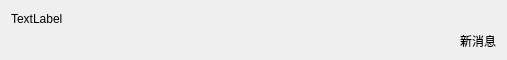
<?xml version="1.0" encoding="UTF-8"?>
<ui version="4.0">
 <class>UserItemWidgetClass</class>
 <widget class="QWidget" name="UserItemWidgetClass">
  <property name="geometry">
   <rect>
    <x>0</x>
    <y>0</y>
    <width>507</width>
    <height>60</height>
   </rect>
  </property>
  <property name="minimumSize">
   <size>
    <width>0</width>
    <height>60</height>
   </size>
  </property>
  <property name="maximumSize">
   <size>
    <width>16777215</width>
    <height>60</height>
   </size>
  </property>
  <property name="windowTitle">
   <string>UserItemWidget</string>
  </property>
  <layout class="QVBoxLayout" name="verticalLayout">
   <item>
    <layout class="QHBoxLayout" name="horizontalLayout">
     <item>
      <widget class="QLabel" name="nameLabel">
       <property name="text">
        <string>TextLabel</string>
       </property>
      </widget>
     </item>
     <item>
      <spacer name="horizontalSpacer">
       <property name="orientation">
        <enum>Qt::Horizontal</enum>
       </property>
       <property name="sizeHint" stdset="0">
        <size>
         <width>40</width>
         <height>20</height>
        </size>
       </property>
      </spacer>
     </item>
    </layout>
   </item>
   <item>
    <layout class="QHBoxLayout" name="horizontalLayout_2">
     <item>
      <spacer name="horizontalSpacer_2">
       <property name="orientation">
        <enum>Qt::Horizontal</enum>
       </property>
       <property name="sizeHint" stdset="0">
        <size>
         <width>40</width>
         <height>20</height>
        </size>
       </property>
      </spacer>
     </item>
     <item>
      <widget class="QLabel" name="newInfoLabel">
       <property name="text">
        <string>新消息</string>
       </property>
      </widget>
     </item>
    </layout>
   </item>
  </layout>
 </widget>
 <layoutdefault spacing="6" margin="11"/>
 <resources/>
 <connections/>
</ui>
